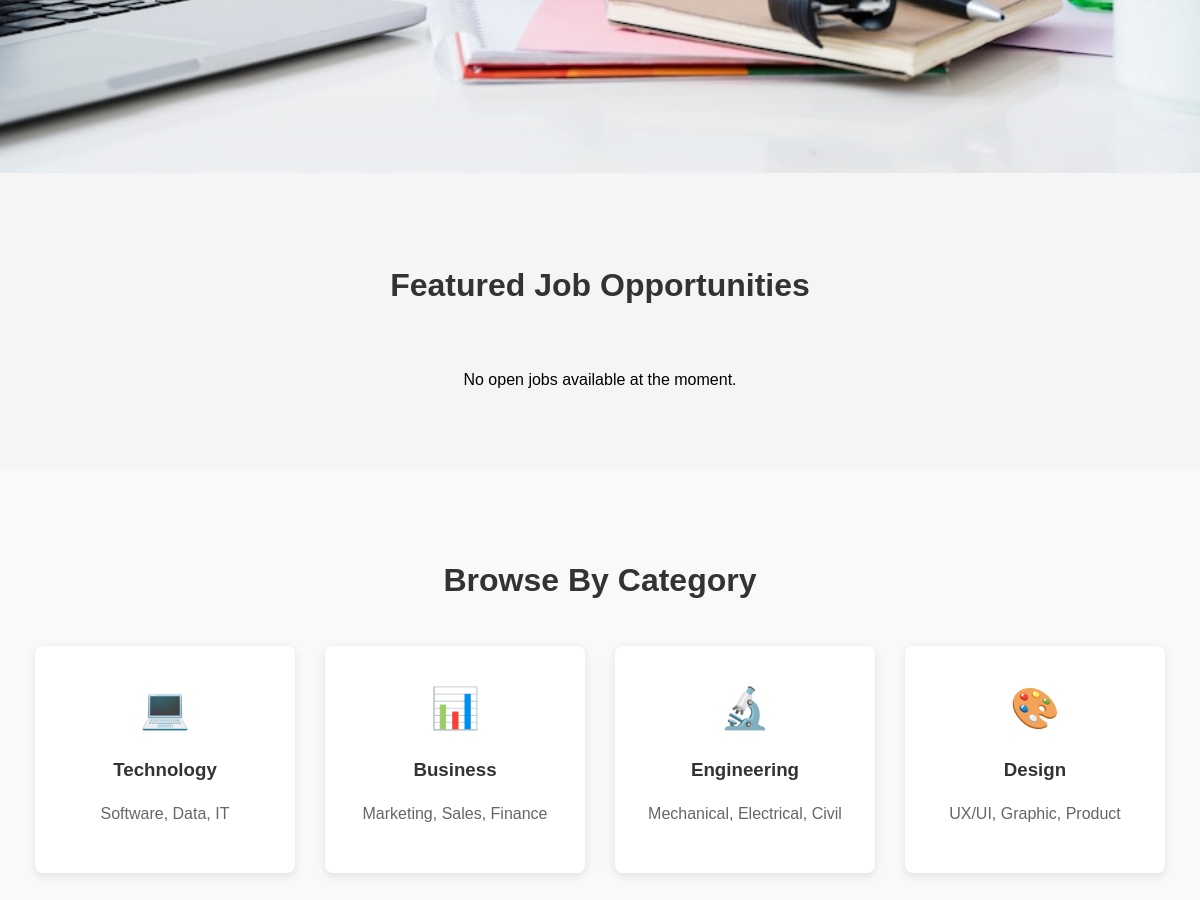
Before: / (middle part) with the older database file.
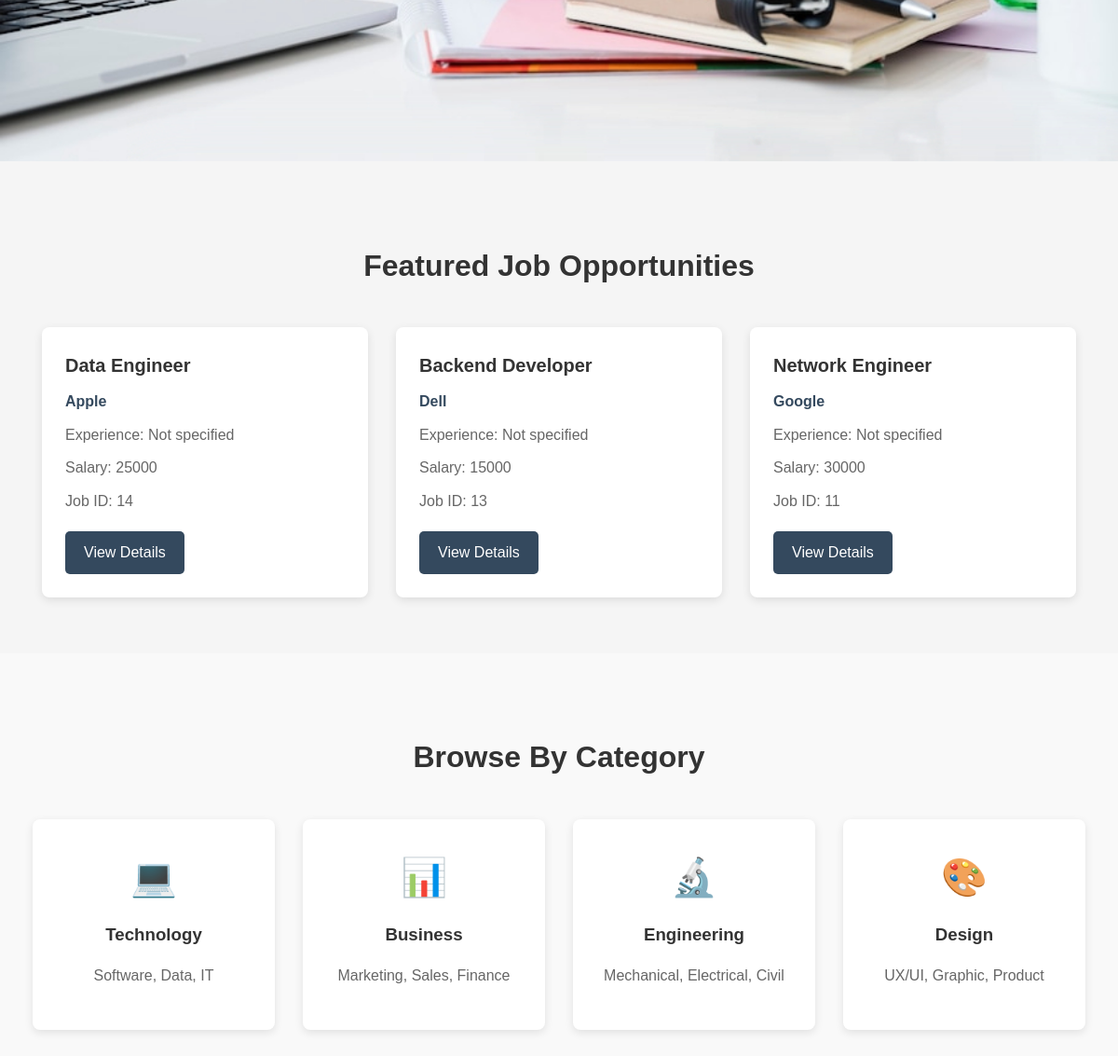
After: the same page with the newer database file.
### jobs/models.py (models this page shows, shortened)
class Job(models.Model):
    STATUS_CHOICES = [
        ('open', 'Open'),
        ('close', 'Closed'),
    ]
    job_id = models.CharField(max_length=50, unique=True,default='default123')
    title = models.CharField(max_length=100)
    salary = models.IntegerField()
    company = models.CharField(max_length=100)
    status = models.CharField(max_length=10, choices=STATUS_CHOICES)

### home/views.py (the view)
# urls.py: path('', views.home, name='home'),
def home(request):
    featured_jobs = Job.objects.filter(status__iexact='open').order_by('-id')[:3]
    context = {
        'featured_jobs': featured_jobs
    }
    return render(request, 'home/home.html', context)

### home/templates/home/home.html (shortened to what this page needs)
{% load static %}
<!DOCTYPE html>
<html lang="en">
<head>
    <link rel="stylesheet" href="{% static 'home/css/home.css' %}">
</head>
<body>
    <div class="hero">
    </div>
    <div class="featured-jobs">
        <h2>Featured Job Opportunities</h2>
        <div class="job-cards" id="job-cards-container">
            {% if featured_jobs %}
                {% for job in featured_jobs %}
                <div class="job-card">
                    <h3>{{ job.title }}</h3>
                    <div class="company-name">{{ job.company }}</div>
                    <div class="job-details">Experience: {{ job.experience|default:"Not specified" }}</div>
                    <div class="job-details">Salary: {{ job.salary|default:"Not specified" }}</div>
                    <div class="job-location">Job ID: {{ job.id }}</div>
                    <a href="{% url 'job_detail' job.id %}" class="view-job-btn">View Details</a>
                </div>
                {% endfor %}
            {% else %}
                <p class="no-jobs">No open jobs available at the moment.</p>
            {% endif %}
        </div>
    </div>
    <div class="categories-section">
        <h2>Browse By Category</h2>
        <div class="categories">
            <div class="category">
                <div class="category-icon">💻</div>
                <h3>Technology</h3>
                <p>Software, Data, IT</p>
            </div>
            <div class="category">
                <div class="category-icon">📊</div>
                <h3>Business</h3>
                <p>Marketing, Sales, Finance</p>
            </div>
            <div class="category">
                <div class="category-icon">🔬</div>
                <h3>Engineering</h3>
                <p>Mechanical, Electrical, Civil</p>
            </div>
            <div class="category">
                <div class="category-icon">🎨</div>
                <h3>Design</h3>
                <p>UX/UI, Graphic, Product</p>
            </div>
        </div>
    </div>
</body>
</html>

Changed rows visible on the page:
added Job: title "Data Engineer", company "Apple", experience "Not specified", salary "25000", id "14"
added Job: title "Backend Developer", company "Dell", experience "Not specified", salary "15000", id "13"
added Job: title "Network Engineer", company "Google", experience "Not specified", salary "30000", id "11"
Other visible differences:
text no longer shown: "No open jobs available at the moment."
